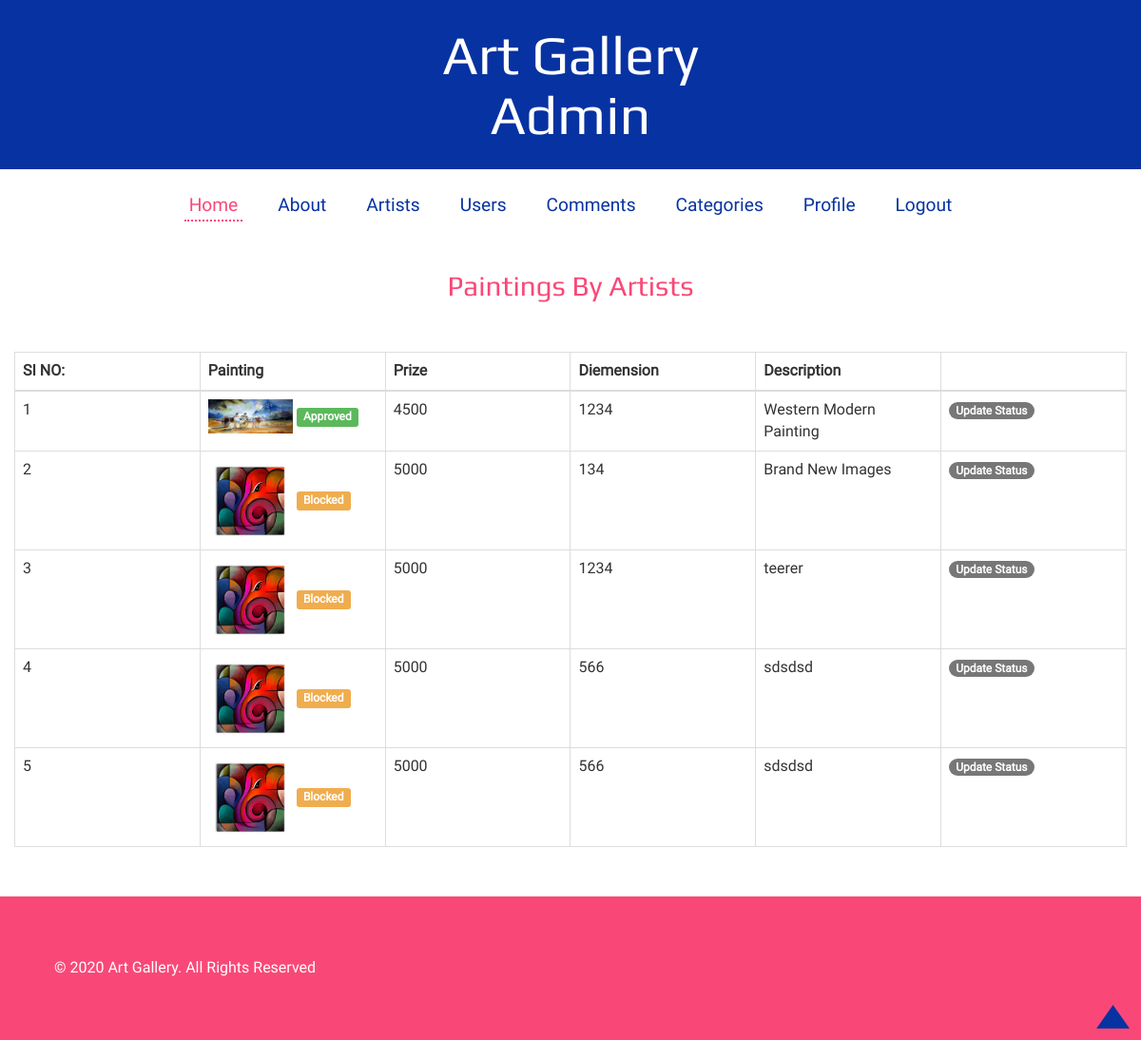
/admin/artist_paintings.php?id=2 (signed in), run on the app's committed database.
### tables this page shows
CREATE TABLE `ag_user_details` (
  `user_details_id` int(10) NOT NULL,
  `login_id` int(10) NOT NULL,
  `user_full_name` varchar(20) NOT NULL,
  `user_address` varchar(50) NOT NULL,
  `user_contact_num` varchar(15) NOT NULL,
  `user_email` varchar(15) NOT NULL,
  `user_status` int(3) NOT NULL
);

CREATE TABLE `ag_paintings` (
  `paintings_id` int(10) NOT NULL,
  `categories_id` int(10) NOT NULL,
  `artist_user_id` int(10) NOT NULL,
  `painting_name` varchar(200) NOT NULL,
  `painting_path` varchar(50) NOT NULL,
  `painting_price` int(10) NOT NULL,
  `dimension` varchar(15) NOT NULL,
  `description` text NOT NULL,
  `active_status` int(10) NOT NULL
);

### admin/artist_paintings.php (the view)
<?php include('header.php'); ?>
            <?php include("connect.php");
			$id=$_GET['id'];
			$sql=mysqli_query($con,"select * from ag_user_details where user_details_id='$id'");
			$rw=mysqli_fetch_array($sql);
			?>
            <div class="appearance">
				 <div class="contact-top heading">
				<h3 class="ghj">Paintings By <?php echo $rw['user_full_name'] ?></h3>
			</div>
					<div class="col-md-12">
                        <br>
                        <?php
						$qry="select * from ag_paintings where artist_user_id='$id'";
						$res=mysqli_query($con,$qry);
						$i=1;
						?>
						  <table class="table table-bordered">
							<thead>
								<tr>
                                    <th>SI NO:</th>
									<th>Painting</th>
									<th>Prize</th>
                                    <th>Diemension</th>
                                    <th>Description</th>
                                    <th></th>
								</tr>
							</thead>
							<tbody>
                            <?php while($row=mysqli_fetch_array($res))
							{ ?>
								<tr>
                                    <td><?php echo $i; ?></td>
                                    <?php $i++; ?>
                                    <td><img src="../artist/upload/<?php echo $row['painting_path']; ?>" width="50%" height="20%"/>
                                   <?php if($row['active_status']==1){
										?>
                                        <span class="label label-success">Approved</span></a>
						                <?php } else{ ?>
                                        <span class="label label-warning">Blocked</span>
                                        <?php } ?></td>
									<td><?php echo $row['painting_price']; ?></td>
                                    <td><?php echo $row['dimension']; ?></td>
                                    <td><?php echo $row['description']; ?></td>
                                    <td>
									<span class="badge badge-primary"><a href="artist_paintings_status.php?id=<?php echo $row['artist_user_id']; ?>&&p_id=<?php echo $row['paintings_id']; ?>&&sts=<?php echo $row['active_status']; ?>" style="color:#FFFFFF">Update Status</a>
                                    </td>
								</tr>
								<?php } ?>
							</tbody>
						</table>
					</div>
				   <div class="clearfix"> </div>
				</div>
<?php include('footer.php'); ?>

### admin/css/style.css (style rules this page uses)
html, body { font-size: 100%; background: #fff; }
body { font-size: 100%; font-family: 'Roboto-Regular'; }
body a { transition: 0.5s all ease; -webkit-transition: 0.5s all ease; -moz-transition: 0.5s all ease; -o-transition: 0.5s all ease; -ms-transition: 0.5s all ease; }
.heading h3,.heading h2,.heading h1 { color:#0732a2; font-size:2.5em; margin:0; font-family: 'Play-Regular'; }
.contact-top { text-align:center; }
.headdings, .Buttons, .progress-bars, .alerts, .bread-crumbs, .pagenatin, .appearance, .distracted { padding: 2em 0; }
h3.ghj { font-family: 'Play-Regular'; font-size: 2em; color: #f94877; margin: 0 0 1em 0; }
.table tr th { width: 12%; }
@media (max-width:1280px) { .heading h3, .heading h2, .heading h1 { font-size: 2.3em; } }
@media (max-width:1280px) { h3.ghj { font-size: 1.85em; } }

### data on the page
ag_user_details: user_full_name "Artists"
ag_paintings: painting_path (picture), active_status "Approved", painting_price "4500", dimension "1234", description "Western Modern Painting"
ag_paintings: painting_path (picture), active_status "Blocked", painting_price "5000", dimension "134", description "Brand New Images"
ag_paintings: painting_path (picture), active_status "Blocked", painting_price "5000", dimension "1234", description "teerer"
ag_paintings: painting_path (picture), active_status "Blocked", painting_price "5000", dimension "566", description "sdsdsd"
ag_paintings: painting_path (picture), active_status "Blocked", painting_price "5000", dimension "566", description "sdsdsd"
